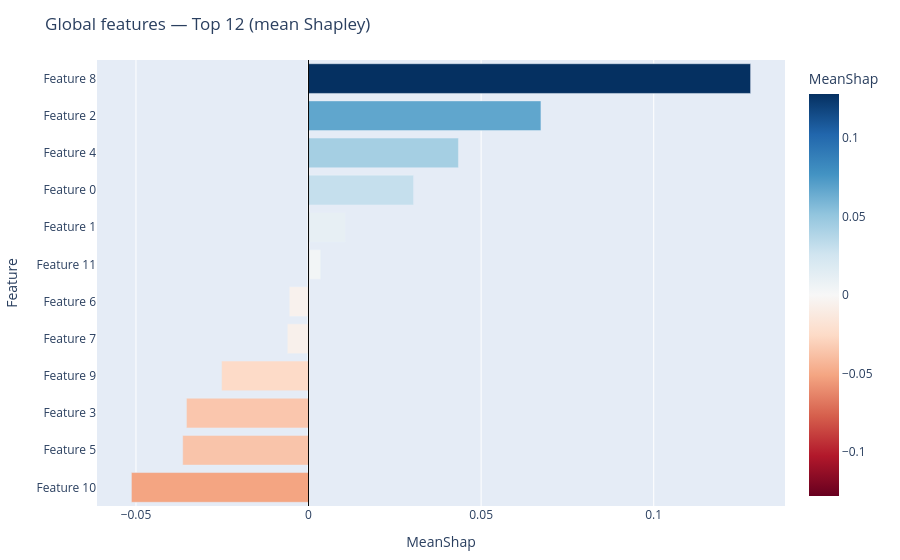

Notebook code cell kept with this figure:
### Markdown cell above
Global Top-K features (mean Shapley)

### Code cell
ft_plot = (feat_df
           .assign(abs=lambda d: d["Shapley Value"].abs())
           .groupby("Feature", as_index=False)
           .agg(MeanShap=("Shapley Value","mean"),
                AbsShap =("Shapley Value",lambda x: x.abs().mean()))
           .sort_values("AbsShap", ascending=False))

TOPF = 12
topf = ft_plot.head(TOPF).sort_values("MeanShap")  # sort for nice ascending bars

fig = px.bar(
    topf,
    x="MeanShap",
    y=topf["Feature"].astype(str),
    orientation="h",
    color="MeanShap",
    color_continuous_scale="RdBu",
    range_color=[-topf["MeanShap"].abs().max(), topf["MeanShap"].abs().max()],
    title=f"Global features — Top {TOPF} (mean Shapley)",
    labels={"x":"Mean Shapley Value", "y":""},
    hover_data={"Feature": True, "MeanShap":":.5f", "AbsShap":":.5f"}
)
fig.add_vline(x=0, line_width=1, line_color="black")
fig.update_layout(margin=dict(l=40, r=20, t=60, b=40))
fig.show()
# fig.write_html("global_top_features_mean.html")

### Figure 1 — Plotly figure (JSON) as saved in the notebook; plotly's stock layout.template omitted (floating-point values rounded to 4 significant figures)
{"data": [{"customdata": [[0.0709], [0.05342], [0.05265], [0.06794], [0.02057], [0.02779], [0.03374], [0.02806], [0.04508], [0.04343], [0.06733], [0.1461]], "hovertemplate": "MeanShap=%{marker.color:.5f}<br>Feature=%{y}<br>AbsShap=%{customdata[0]:.5f}<extra></extra>", "legendgroup": "", "marker": {"color": [-0.05132, -0.03646, -0.03538, -0.02519, -0.006161, -0.005598, 0.003529, 0.01069, 0.03042, 0.04343, 0.06733, 0.1281], "coloraxis": "coloraxis", "pattern": {"shape": ""}}, "name": "", "orientation": "h", "showlegend": false, "textposition": "auto", "type": "bar", "x": [-0.05132, -0.03646, -0.03538, -0.02519, -0.006161, -0.005598, 0.003529, 0.01069, 0.03042, 0.04343, 0.06733, 0.1281], "xaxis": "x", "y": ["Feature 10", "Feature 5", "Feature 3", "Feature 9", "Feature 7", "Feature 6", "Feature 11", "Feature 1", "Feature 0", "Feature 4", "Feature 2", "Feature 8"], "yaxis": "y"}], "layout": {"barmode": "relative", "coloraxis": {"cmax": 0.1281, "cmin": -0.1281, "colorbar": {"title": {"text": "MeanShap"}}, "colorscale": [[0, "rgb(103,0,31)"], [0.1, "rgb(178,24,43)"], [0.2, "rgb(214,96,77)"], [0.3, "rgb(244,165,130)"], [0.4, "rgb(253,219,199)"], [0.5, "rgb(247,247,247)"], [0.6, "rgb(209,229,240)"], [0.7, "rgb(146,197,222)"], [0.8, "rgb(67,147,195)"], [0.9, "rgb(33,102,172)"], [1, "rgb(5,48,97)"]]}, "legend": {"tracegroupgap": 0}, "margin": {"b": 40, "l": 40, "r": 20, "t": 60}, "shapes": [{"line": {"color": "black", "width": 1}, "type": "line", "x0": 0, "x1": 0, "xref": "x", "y0": 0, "y1": 1, "yref": "y domain"}], "title": {"text": "Global features — Top 12 (mean Shapley)"}, "xaxis": {"anchor": "y", "domain": [0, 1], "title": {"text": "MeanShap"}}, "yaxis": {"anchor": "x", "domain": [0, 1], "title": {"text": "Feature"}}}}
